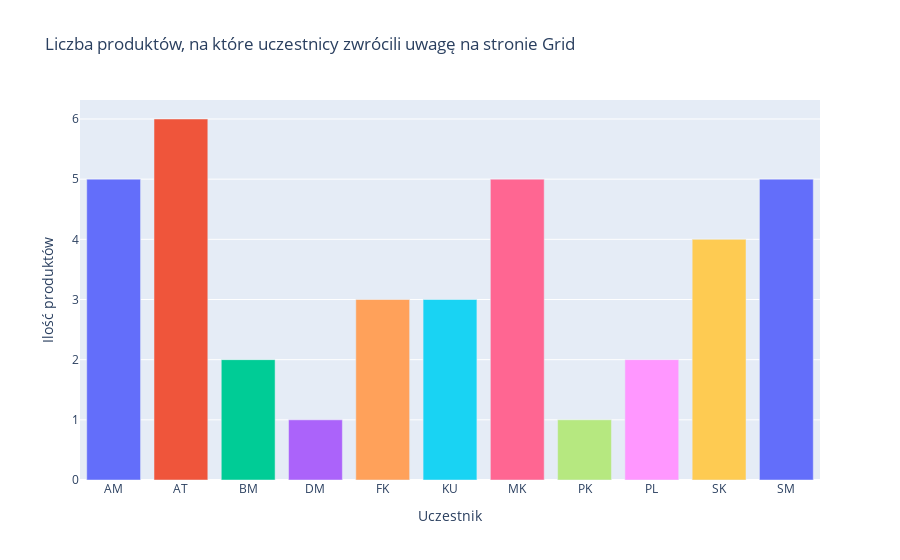
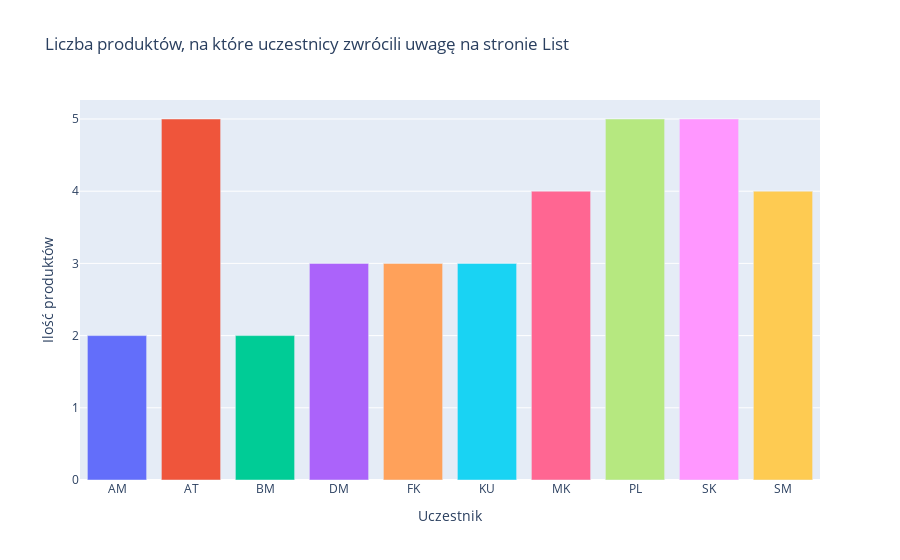
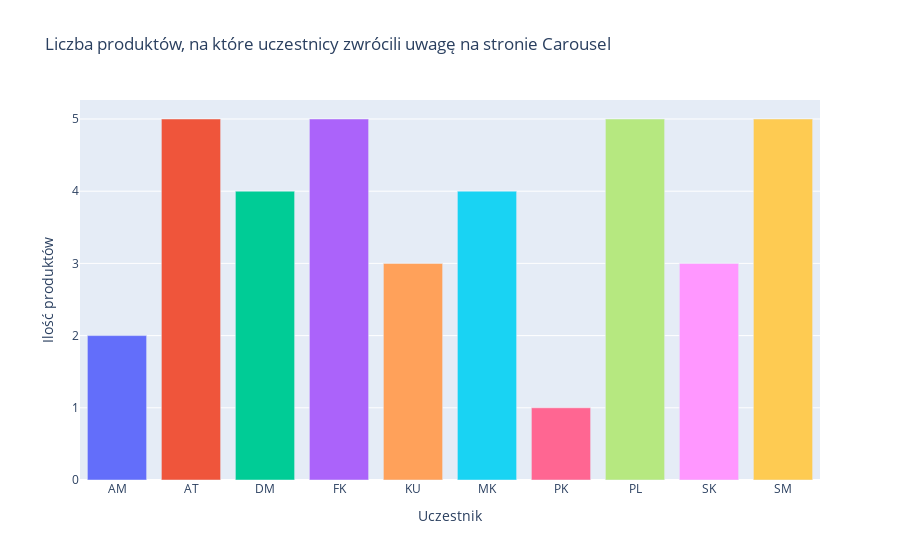

Here is the notebook cell these charts were saved with, in order:
### Code cell
# Wyrysowanie kolejnych wykresow
fig6 = px.bar(counts[counts["Stimulus"] == "Grid"], x="Participant", y="Count", color="Participant", title="Liczba produktów, na które uczestnicy zwrócili uwagę na stronie Grid", labels={"Count": "Ilość produktów", "Participant": "Uczestnik"})

fig7 = px.bar(counts[counts["Stimulus"] == "List"], x="Participant", y="Count", color="Participant", title="Liczba produktów, na które uczestnicy zwrócili uwagę na stronie List", labels={"Count": "Ilość produktów", "Participant": "Uczestnik"})

fig8 = px.bar(counts[counts["Stimulus"] == "Carousel"], x="Participant", y="Count", color="Participant", title="Liczba produktów, na które uczestnicy zwrócili uwagę na stronie Carousel", labels={"Count": "Ilość produktów", "Participant": "Uczestnik"})

fig6.update_layout(showlegend=False)
fig7.update_layout(showlegend=False)
fig8.update_layout(showlegend=False)

fig6.show()
fig7.show()
fig8.show()

### Figure 1 — Plotly figure (JSON) as saved in the notebook; plotly's stock layout.template omitted (floating-point values rounded to 4 significant figures)
{"data": [{"alignmentgroup": "True", "hovertemplate": "Uczestnik=%{x}<br>Ilość produktów=%{y}<extra></extra>", "legendgroup": "AM", "marker": {"color": "#636efa", "pattern": {"shape": ""}}, "name": "AM", "offsetgroup": "AM", "orientation": "v", "showlegend": true, "textposition": "auto", "type": "bar", "x": ["AM"], "xaxis": "x", "y": [5], "yaxis": "y"}, {"alignmentgroup": "True", "hovertemplate": "Uczestnik=%{x}<br>Ilość produktów=%{y}<extra></extra>", "legendgroup": "AT", "marker": {"color": "#EF553B", "pattern": {"shape": ""}}, "name": "AT", "offsetgroup": "AT", "orientation": "v", "showlegend": true, "textposition": "auto", "type": "bar", "x": ["AT"], "xaxis": "x", "y": [6], "yaxis": "y"}, {"alignmentgroup": "True", "hovertemplate": "Uczestnik=%{x}<br>Ilość produktów=%{y}<extra></extra>", "legendgroup": "BM", "marker": {"color": "#00cc96", "pattern": {"shape": ""}}, "name": "BM", "offsetgroup": "BM", "orientation": "v", "showlegend": true, "textposition": "auto", "type": "bar", "x": ["BM"], "xaxis": "x", "y": [2], "yaxis": "y"}, {"alignmentgroup": "True", "hovertemplate": "Uczestnik=%{x}<br>Ilość produktów=%{y}<extra></extra>", "legendgroup": "DM", "marker": {"color": "#ab63fa", "pattern": {"shape": ""}}, "name": "DM", "offsetgroup": "DM", "orientation": "v", "showlegend": true, "textposition": "auto", "type": "bar", "x": ["DM"], "xaxis": "x", "y": [1], "yaxis": "y"}, {"alignmentgroup": "True", "hovertemplate": "Uczestnik=%{x}<br>Ilość produktów=%{y}<extra></extra>", "legendgroup": "FK", "marker": {"color": "#FFA15A", "pattern": {"shape": ""}}, "name": "FK", "offsetgroup": "FK", "orientation": "v", "showlegend": true, "textposition": "auto", "type": "bar", "x": ["FK"], "xaxis": "x", "y": [3], "yaxis": "y"}, {"alignmentgroup": "True", "hovertemplate": "Uczestnik=%{x}<br>Ilość produktów=%{y}<extra></extra>", "legendgroup": "KU", "marker": {"color": "#19d3f3", "pattern": {"shape": ""}}, "name": "KU", "offsetgroup": "KU", "orientation": "v", "showlegend": true, "textposition": "auto", "type": "bar", "x": ["KU"], "xaxis": "x", "y": [3], "yaxis": "y"}, {"alignmentgroup": "True", "hovertemplate": "Uczestnik=%{x}<br>Ilość produktów=%{y}<extra></extra>", "legendgroup": "MK", "marker": {"color": "#FF6692", "pattern": {"shape": ""}}, "name": "MK", "offsetgroup": "MK", "orientation": "v", "showlegend": true, "textposition": "auto", "type": "bar", "x": ["MK"], "xaxis": "x", "y": [5], "yaxis": "y"}, {"alignmentgroup": "True", "hovertemplate": "Uczestnik=%{x}<br>Ilość produktów=%{y}<extra></extra>", "legendgroup": "PK", "marker": {"color": "#B6E880", "pattern": {"shape": ""}}, "name": "PK", "offsetgroup": "PK", "orientation": "v", "showlegend": true, "textposition": "auto", "type": "bar", "x": ["PK"], "xaxis": "x", "y": [1], "yaxis": "y"}, {"alignmentgroup": "True", "hovertemplate": "Uczestnik=%{x}<br>Ilość produktów=%{y}<extra></extra>", "legendgroup": "PL", "marker": {"color": "#FF97FF", "pattern": {"shape": ""}}, "name": "PL", "offsetgroup": "PL", "orientation": "v", "showlegend": true, "textposition": "auto", "type": "bar", "x": ["PL"], "xaxis": "x", "y": [2], "yaxis": "y"}, {"alignmentgroup": "True", "hovertemplate": "Uczestnik=%{x}<br>Ilość produktów=%{y}<extra></extra>", "legendgroup": "SK", "marker": {"color": "#FECB52", "pattern": {"shape": ""}}, "name": "SK", "offsetgroup": "SK", "orientation": "v", "showlegend": true, "textposition": "auto", "type": "bar", "x": ["SK"], "xaxis": "x", "y": [4], "yaxis": "y"}, {"alignmentgroup": "True", "hovertemplate": "Uczestnik=%{x}<br>Ilość produktów=%{y}<extra></extra>", "legendgroup": "SM", "marker": {"color": "#636efa", "pattern": {"shape": ""}}, "name": "SM", "offsetgroup": "SM", "orientation": "v", "showlegend": true, "textposition": "auto", "type": "bar", "x": ["SM"], "xaxis": "x", "y": [5], "yaxis": "y"}], "layout": {"barmode": "relative", "legend": {"title": {"text": "Uczestnik"}, "tracegroupgap": 0}, "showlegend": false, "title": {"text": "Liczba produktów, na które uczestnicy zwrócili uwagę na stronie Grid"}, "xaxis": {"anchor": "y", "categoryarray": ["AM", "AT", "BM", "DM", "FK", "KU", "MK", "PK", "PL", "SK", "SM"], "categoryorder": "array", "domain": [0, 1], "title": {"text": "Uczestnik"}}, "yaxis": {"anchor": "x", "domain": [0, 1], "title": {"text": "Ilość produktów"}}}}

### Figure 2 — Plotly figure (JSON) as saved in the notebook; plotly's stock layout.template omitted (floating-point values rounded to 4 significant figures)
{"data": [{"alignmentgroup": "True", "hovertemplate": "Uczestnik=%{x}<br>Ilość produktów=%{y}<extra></extra>", "legendgroup": "AM", "marker": {"color": "#636efa", "pattern": {"shape": ""}}, "name": "AM", "offsetgroup": "AM", "orientation": "v", "showlegend": true, "textposition": "auto", "type": "bar", "x": ["AM"], "xaxis": "x", "y": [2], "yaxis": "y"}, {"alignmentgroup": "True", "hovertemplate": "Uczestnik=%{x}<br>Ilość produktów=%{y}<extra></extra>", "legendgroup": "AT", "marker": {"color": "#EF553B", "pattern": {"shape": ""}}, "name": "AT", "offsetgroup": "AT", "orientation": "v", "showlegend": true, "textposition": "auto", "type": "bar", "x": ["AT"], "xaxis": "x", "y": [5], "yaxis": "y"}, {"alignmentgroup": "True", "hovertemplate": "Uczestnik=%{x}<br>Ilość produktów=%{y}<extra></extra>", "legendgroup": "BM", "marker": {"color": "#00cc96", "pattern": {"shape": ""}}, "name": "BM", "offsetgroup": "BM", "orientation": "v", "showlegend": true, "textposition": "auto", "type": "bar", "x": ["BM"], "xaxis": "x", "y": [2], "yaxis": "y"}, {"alignmentgroup": "True", "hovertemplate": "Uczestnik=%{x}<br>Ilość produktów=%{y}<extra></extra>", "legendgroup": "DM", "marker": {"color": "#ab63fa", "pattern": {"shape": ""}}, "name": "DM", "offsetgroup": "DM", "orientation": "v", "showlegend": true, "textposition": "auto", "type": "bar", "x": ["DM"], "xaxis": "x", "y": [3], "yaxis": "y"}, {"alignmentgroup": "True", "hovertemplate": "Uczestnik=%{x}<br>Ilość produktów=%{y}<extra></extra>", "legendgroup": "FK", "marker": {"color": "#FFA15A", "pattern": {"shape": ""}}, "name": "FK", "offsetgroup": "FK", "orientation": "v", "showlegend": true, "textposition": "auto", "type": "bar", "x": ["FK"], "xaxis": "x", "y": [3], "yaxis": "y"}, {"alignmentgroup": "True", "hovertemplate": "Uczestnik=%{x}<br>Ilość produktów=%{y}<extra></extra>", "legendgroup": "KU", "marker": {"color": "#19d3f3", "pattern": {"shape": ""}}, "name": "KU", "offsetgroup": "KU", "orientation": "v", "showlegend": true, "textposition": "auto", "type": "bar", "x": ["KU"], "xaxis": "x", "y": [3], "yaxis": "y"}, {"alignmentgroup": "True", "hovertemplate": "Uczestnik=%{x}<br>Ilość produktów=%{y}<extra></extra>", "legendgroup": "MK", "marker": {"color": "#FF6692", "pattern": {"shape": ""}}, "name": "MK", "offsetgroup": "MK", "orientation": "v", "showlegend": true, "textposition": "auto", "type": "bar", "x": ["MK"], "xaxis": "x", "y": [4], "yaxis": "y"}, {"alignmentgroup": "True", "hovertemplate": "Uczestnik=%{x}<br>Ilość produktów=%{y}<extra></extra>", "legendgroup": "PL", "marker": {"color": "#B6E880", "pattern": {"shape": ""}}, "name": "PL", "offsetgroup": "PL", "orientation": "v", "showlegend": true, "textposition": "auto", "type": "bar", "x": ["PL"], "xaxis": "x", "y": [5], "yaxis": "y"}, {"alignmentgroup": "True", "hovertemplate": "Uczestnik=%{x}<br>Ilość produktów=%{y}<extra></extra>", "legendgroup": "SK", "marker": {"color": "#FF97FF", "pattern": {"shape": ""}}, "name": "SK", "offsetgroup": "SK", "orientation": "v", "showlegend": true, "textposition": "auto", "type": "bar", "x": ["SK"], "xaxis": "x", "y": [5], "yaxis": "y"}, {"alignmentgroup": "True", "hovertemplate": "Uczestnik=%{x}<br>Ilość produktów=%{y}<extra></extra>", "legendgroup": "SM", "marker": {"color": "#FECB52", "pattern": {"shape": ""}}, "name": "SM", "offsetgroup": "SM", "orientation": "v", "showlegend": true, "textposition": "auto", "type": "bar", "x": ["SM"], "xaxis": "x", "y": [4], "yaxis": "y"}], "layout": {"barmode": "relative", "legend": {"title": {"text": "Uczestnik"}, "tracegroupgap": 0}, "showlegend": false, "title": {"text": "Liczba produktów, na które uczestnicy zwrócili uwagę na stronie List"}, "xaxis": {"anchor": "y", "categoryarray": ["AM", "AT", "BM", "DM", "FK", "KU", "MK", "PL", "SK", "SM"], "categoryorder": "array", "domain": [0, 1], "title": {"text": "Uczestnik"}}, "yaxis": {"anchor": "x", "domain": [0, 1], "title": {"text": "Ilość produktów"}}}}

### Figure 3 — Plotly figure (JSON) as saved in the notebook; plotly's stock layout.template omitted (floating-point values rounded to 4 significant figures)
{"data": [{"alignmentgroup": "True", "hovertemplate": "Uczestnik=%{x}<br>Ilość produktów=%{y}<extra></extra>", "legendgroup": "AM", "marker": {"color": "#636efa", "pattern": {"shape": ""}}, "name": "AM", "offsetgroup": "AM", "orientation": "v", "showlegend": true, "textposition": "auto", "type": "bar", "x": ["AM"], "xaxis": "x", "y": [2], "yaxis": "y"}, {"alignmentgroup": "True", "hovertemplate": "Uczestnik=%{x}<br>Ilość produktów=%{y}<extra></extra>", "legendgroup": "AT", "marker": {"color": "#EF553B", "pattern": {"shape": ""}}, "name": "AT", "offsetgroup": "AT", "orientation": "v", "showlegend": true, "textposition": "auto", "type": "bar", "x": ["AT"], "xaxis": "x", "y": [5], "yaxis": "y"}, {"alignmentgroup": "True", "hovertemplate": "Uczestnik=%{x}<br>Ilość produktów=%{y}<extra></extra>", "legendgroup": "DM", "marker": {"color": "#00cc96", "pattern": {"shape": ""}}, "name": "DM", "offsetgroup": "DM", "orientation": "v", "showlegend": true, "textposition": "auto", "type": "bar", "x": ["DM"], "xaxis": "x", "y": [4], "yaxis": "y"}, {"alignmentgroup": "True", "hovertemplate": "Uczestnik=%{x}<br>Ilość produktów=%{y}<extra></extra>", "legendgroup": "FK", "marker": {"color": "#ab63fa", "pattern": {"shape": ""}}, "name": "FK", "offsetgroup": "FK", "orientation": "v", "showlegend": true, "textposition": "auto", "type": "bar", "x": ["FK"], "xaxis": "x", "y": [5], "yaxis": "y"}, {"alignmentgroup": "True", "hovertemplate": "Uczestnik=%{x}<br>Ilość produktów=%{y}<extra></extra>", "legendgroup": "KU", "marker": {"color": "#FFA15A", "pattern": {"shape": ""}}, "name": "KU", "offsetgroup": "KU", "orientation": "v", "showlegend": true, "textposition": "auto", "type": "bar", "x": ["KU"], "xaxis": "x", "y": [3], "yaxis": "y"}, {"alignmentgroup": "True", "hovertemplate": "Uczestnik=%{x}<br>Ilość produktów=%{y}<extra></extra>", "legendgroup": "MK", "marker": {"color": "#19d3f3", "pattern": {"shape": ""}}, "name": "MK", "offsetgroup": "MK", "orientation": "v", "showlegend": true, "textposition": "auto", "type": "bar", "x": ["MK"], "xaxis": "x", "y": [4], "yaxis": "y"}, {"alignmentgroup": "True", "hovertemplate": "Uczestnik=%{x}<br>Ilość produktów=%{y}<extra></extra>", "legendgroup": "PK", "marker": {"color": "#FF6692", "pattern": {"shape": ""}}, "name": "PK", "offsetgroup": "PK", "orientation": "v", "showlegend": true, "textposition": "auto", "type": "bar", "x": ["PK"], "xaxis": "x", "y": [1], "yaxis": "y"}, {"alignmentgroup": "True", "hovertemplate": "Uczestnik=%{x}<br>Ilość produktów=%{y}<extra></extra>", "legendgroup": "PL", "marker": {"color": "#B6E880", "pattern": {"shape": ""}}, "name": "PL", "offsetgroup": "PL", "orientation": "v", "showlegend": true, "textposition": "auto", "type": "bar", "x": ["PL"], "xaxis": "x", "y": [5], "yaxis": "y"}, {"alignmentgroup": "True", "hovertemplate": "Uczestnik=%{x}<br>Ilość produktów=%{y}<extra></extra>", "legendgroup": "SK", "marker": {"color": "#FF97FF", "pattern": {"shape": ""}}, "name": "SK", "offsetgroup": "SK", "orientation": "v", "showlegend": true, "textposition": "auto", "type": "bar", "x": ["SK"], "xaxis": "x", "y": [3], "yaxis": "y"}, {"alignmentgroup": "True", "hovertemplate": "Uczestnik=%{x}<br>Ilość produktów=%{y}<extra></extra>", "legendgroup": "SM", "marker": {"color": "#FECB52", "pattern": {"shape": ""}}, "name": "SM", "offsetgroup": "SM", "orientation": "v", "showlegend": true, "textposition": "auto", "type": "bar", "x": ["SM"], "xaxis": "x", "y": [5], "yaxis": "y"}], "layout": {"barmode": "relative", "legend": {"title": {"text": "Uczestnik"}, "tracegroupgap": 0}, "showlegend": false, "title": {"text": "Liczba produktów, na które uczestnicy zwrócili uwagę na stronie Carousel"}, "xaxis": {"anchor": "y", "categoryarray": ["AM", "AT", "DM", "FK", "KU", "MK", "PK", "PL", "SK", "SM"], "categoryorder": "array", "domain": [0, 1], "title": {"text": "Uczestnik"}}, "yaxis": {"anchor": "x", "domain": [0, 1], "title": {"text": "Ilość produktów"}}}}
